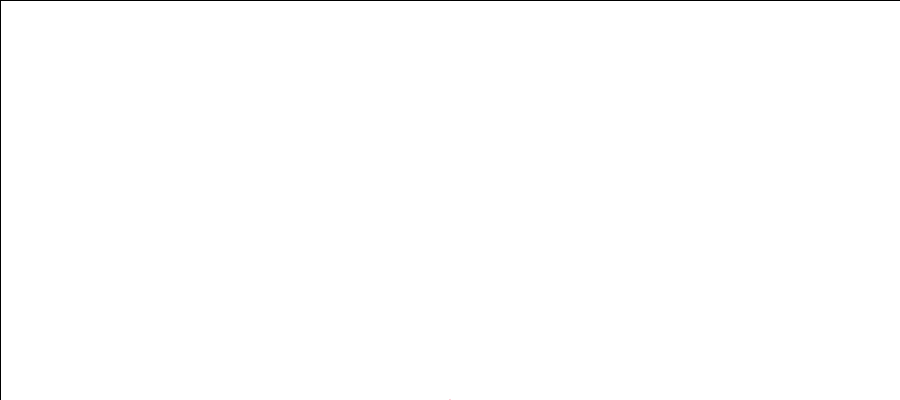
Frame 1 (no input)
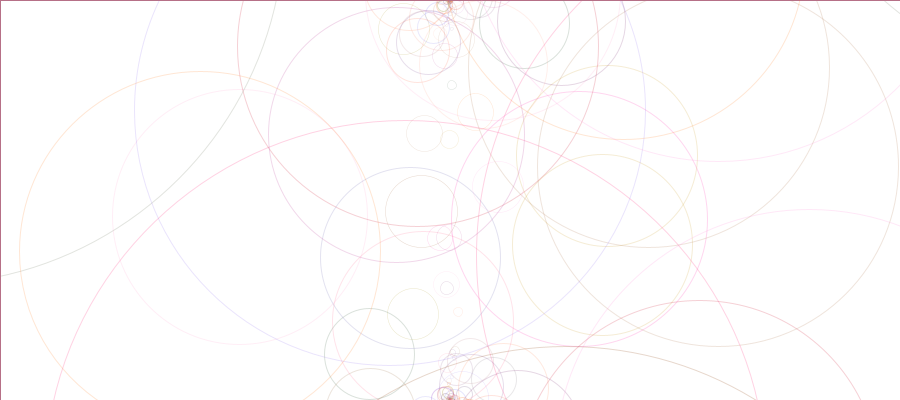
Frame 60 (the mouse pressed at the canvas centre just before this capture)
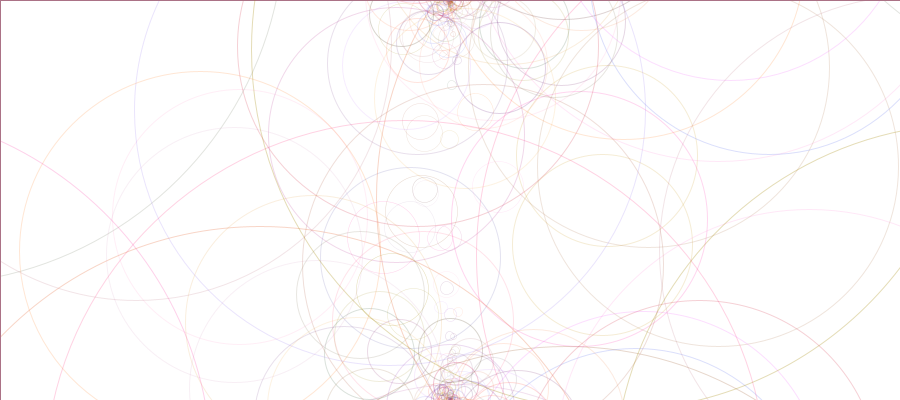
Frame 120 (the mouse held since frame 60 and released just before this capture)

The Processing sketch that drew these frames (run headless with seeded random() and noise(); from frame 60 on, the mouse is pressed at the canvas centre):

// Processing sketch: texturecirclesmod
// ── texturecirclesmod.pde
/* OpenProcessing Tweak of *@*http://www.openprocessing.org/sketch/17813*@* */
/* !do not delete the line above, required for linking your tweak if you upload again */

float i = 1;
float r,g,b,a;

void setup () {
  size (900,400);
  background (255);
  ellipseMode (CENTER);
  smooth ();
  frameRate(3600);
  r = random(100, 302);
  g = random(67, 150);
  b =  random(255);
  a = random(30, 80);
  
}

void draw () {
  fill(255, 0.1);
  rect(0,0,width,height);
   // if (frameCount%round(random(7, 30)) == 0) {

  r = random(100, 302);
  g = random(67, 150);
  b =  random(255);
  a = random(30, 80);
  stroke(r,g,b,a);
  //  }
  
  pushMatrix ();
  translate (450,0);
  circles (i,i);
  pushMatrix ();
  translate (0,400);
  circles (i,i);
  popMatrix ();
  popMatrix ();
  i = i*1.414;
  if (i>900) {
    i = 1;
  }
}

void circles (float center, float diameter) {
  strokeWeight (1);
  //stroke (0, 32);
  noFill ();
  ellipse (center*random(-1,1), center*random(-1,1), diameter, diameter);
  strokeWeight (.5);
 // stroke (255, 64);
  ellipse (center*random(-.1,.1), center*random(-1,1), diameter/10, diameter/10);
}

void mouseClicked () {
  setup ();
}
